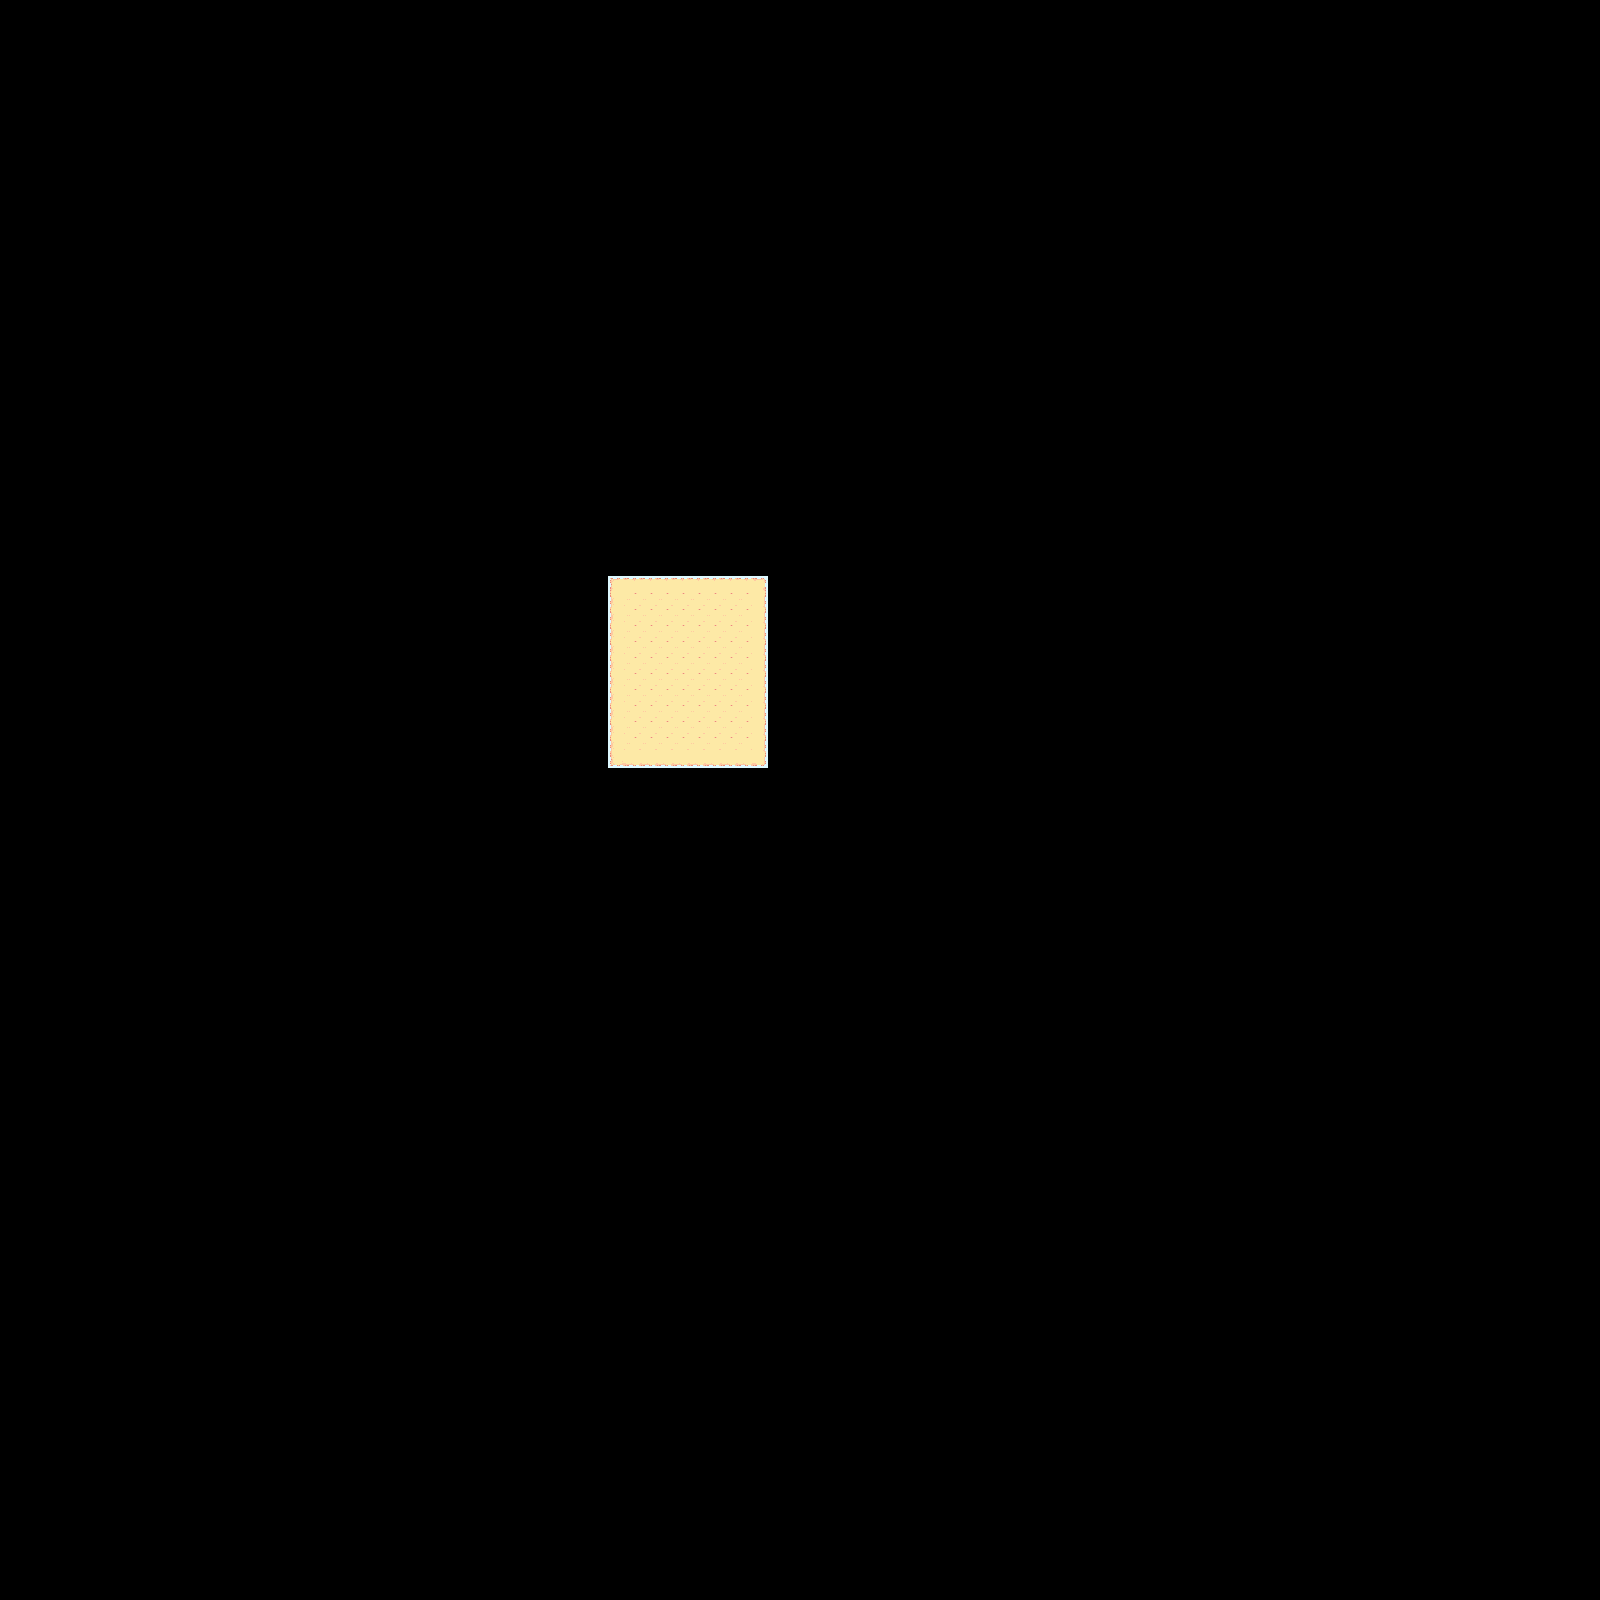

Below is a game level as drawn by its tile map, then a one-line description and the .tmx that defines it (tile-layer data replaced by summaries):
An orthogonal 100x100 tile map with 16x16 px tiles, 1 tile layer (Tile Layer 1).

<map version="1.4" tiledversion="1.4.2" orientation="orthogonal" renderorder="right-up" width="100" height="100" tilewidth="16" tileheight="16" infinite="0" nextlayerid="2" nextobjectid="1">
 <tileset firstgid="1" source="base.tsx" />
 <layer id="1" name="Tile Layer 1" width="100" height="100">
  <data>[10000 cells, 142 non-empty, 10 distinct tile ids]</data>
 </layer>
</map>
